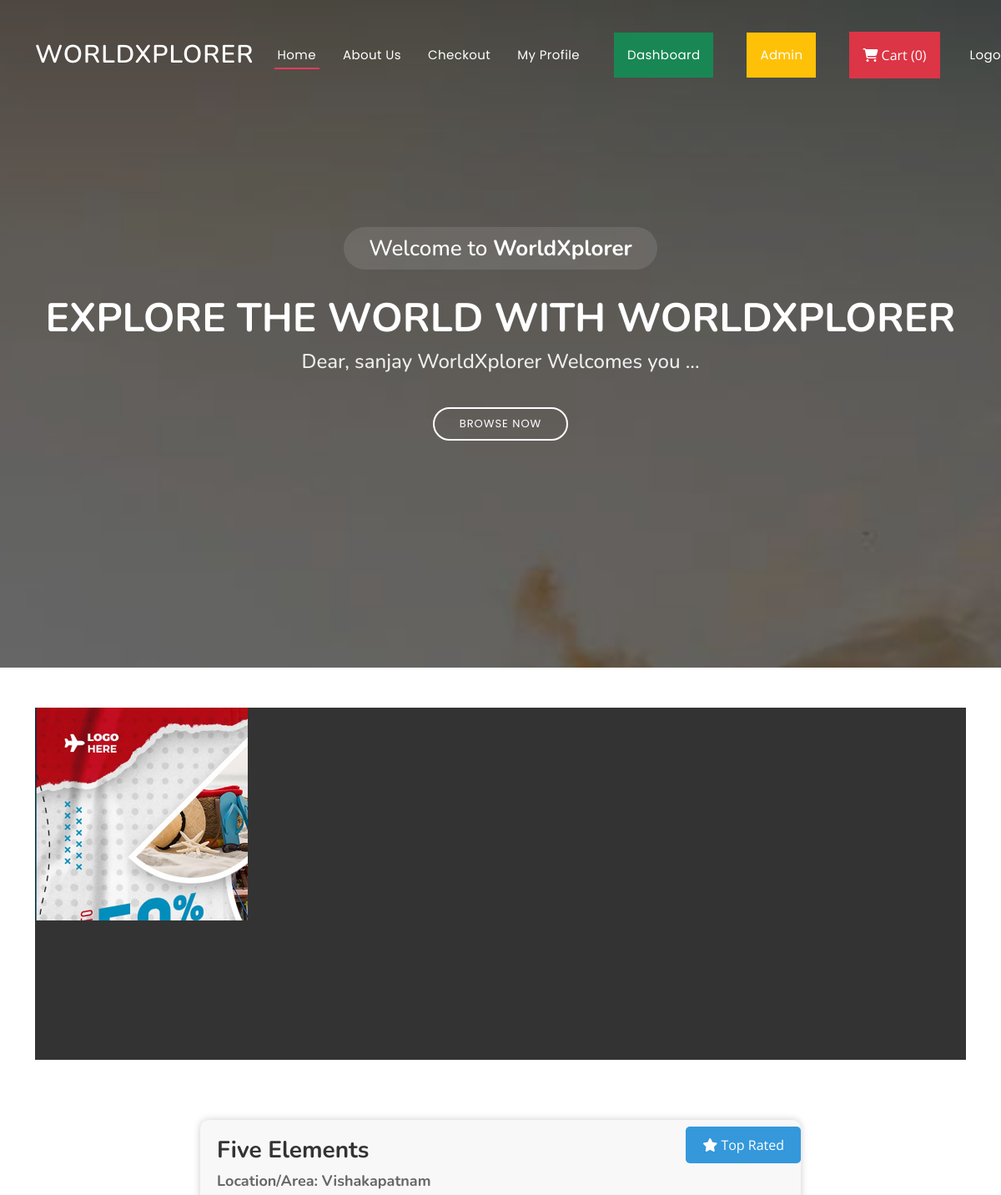
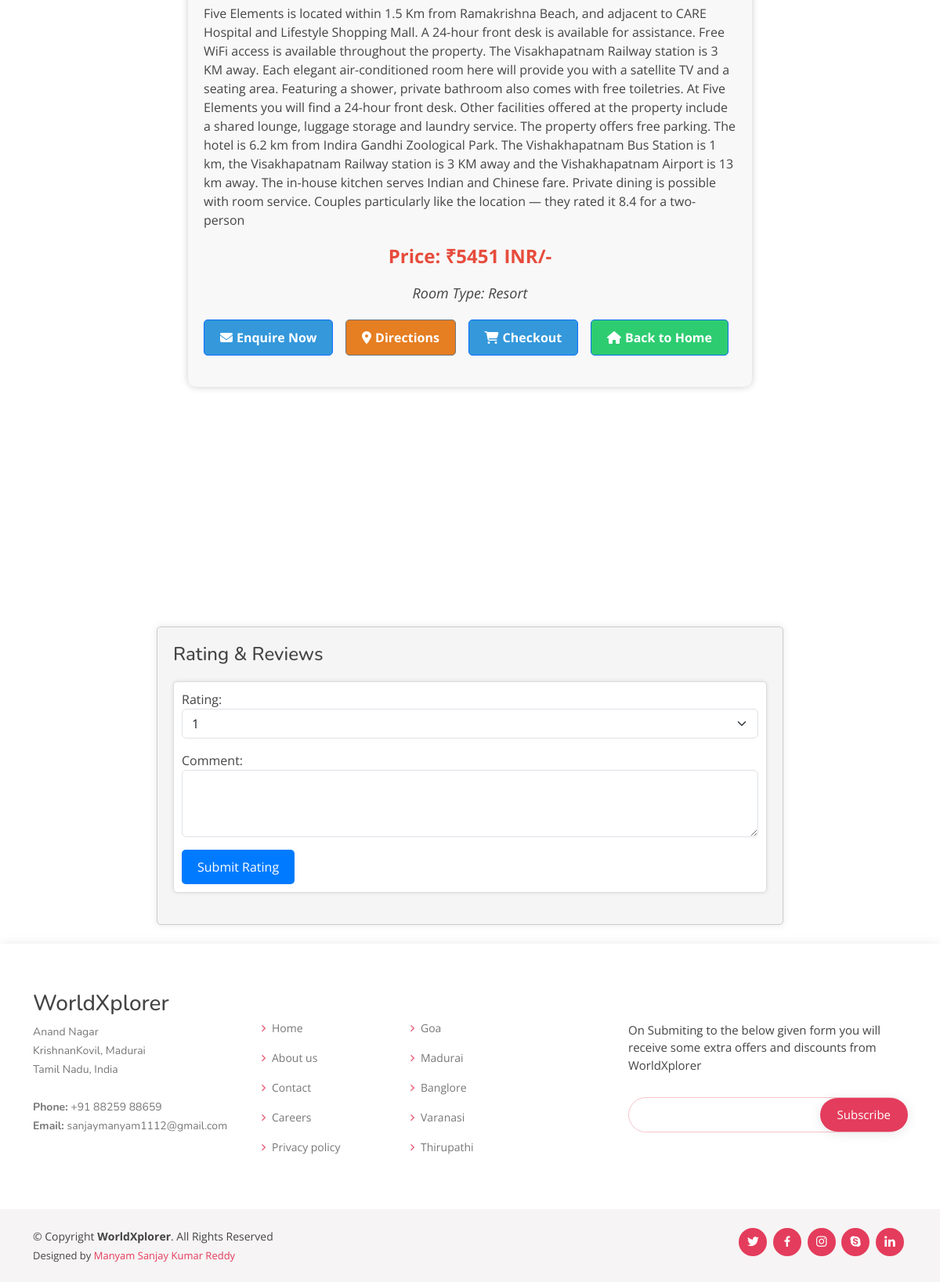
The page /room/28/ (signed in) on the database its author committed (2 pictures, top to bottom).
### ecommerceapp/models.py (models this page shows, shortened)
class RoomType(models.Model):
    room_id = models.AutoField
    room_name = models.CharField(max_length=100)
    category = models.CharField(max_length=100, default="")
    subcategory = models.CharField(max_length=50, default="")
    price = models.IntegerField(default=0)
    desc = models.CharField(max_length=1000)
    image = models.ImageField(upload_to='images/images', default="")
    image1 = models.ImageField(upload_to='images/additional-images', default="")
    image2 = models.ImageField(upload_to='images/additional-images', default="")
    image3 = models.ImageField(upload_to='images/additional-images', default="")
    image4 = models.ImageField(upload_to='images/additional-images', default="")
    image5 = models.ImageField(upload_to='images/additional-images', default="")
    image6 = models.ImageField(upload_to='images/additional-images', default="")

### ecommerceapp/views.py (the view)
# urls.py: path('room/<int:room_id>/', views.room_detail, name='room_detail'),
@login_required
def room_detail(request, room_id):
    room = get_object_or_404(RoomType, id=room_id)
    user_rating = Rating.objects.filter(room=room, user=request.user).first()
    if request.method == 'POST':
        form = RatingForm(request.POST)
        if form.is_valid():
            rating = form.cleaned_data['rating']
            comment = form.cleaned_data['comment']
            if user_rating:
                user_rating.rating = rating
                user_rating.comment = comment
            else:
                user_rating = Rating.objects.create(
                    room=room,
                    user=request.user,
                    rating=rating,
                    comment=comment,
                )
            user_rating.save()
            return redirect('/')
    else:
        form = RatingForm()
    ratings = Rating.objects.filter(room=room).exclude(user=request.user)
    average_rating = Rating.objects.filter(room=room).aggregate(Avg('rating'))['rating__avg'] or 0
    if request.method == 'POST' and 'delete_rating' in request.POST:
        if user_rating:
            user_rating.delete()
            return redirect('room_detail', room_id=room_id)
    return render(request, 'room_detail.html', {'room': room, 'ratings': ratings, 'user_rating': user_rating, 'form': form, 'average_rating': average_rating})

### ecommerceapp/forms.py
class RatingForm(forms.Form):
    RATING_CHOICES = [(i, str(i)) for i in range(1, 6)]  # Dropdown choices from 1 to 5
    rating = forms.ChoiceField(choices=RATING_CHOICES, label='Rating', widget=forms.Select(attrs={'class': 'form-select'}))
    comment = forms.CharField(widget=forms.Textarea(attrs={'class': 'form-control', 'rows': 3}), required=False)

### templates/room_detail.html (shortened to what this page needs)
{% extends 'base.html' %}
{% block content %}
<section id="hero">
  <div class="hero-container">
    <h3>Welcome to <strong>WorldXplorer</strong></h3>
    <h1>Explore the world with WorldXplorer</h1>
    <h2>Dear, {{ user.username }} WorldXplorer Welcomes you ...</h2>
    <a href="" class="btn-get-started scrollto">Browse Now</a>
  </div>
</section>
{% endblock content %}
{% load static %}
{% block body %}
<div class="container mt-5">
    <div class="row">
        <div class="col-md-12">
            <div class="banner-image">
                <img src="{% static 'assets/img/banner.jpg' %}" alt="Room Image" class="img-fluid">
            </div>
        </div>
    </div>
     <br>
     <div class="container mt-5  ">
        <div class="row">
            <div class="col-md-8 offset-md-2">
                <div class="hotel-details">
                    <button id="openModalBtn" class="btn btn-primary position-absolute top-0 end-0 mr-2 mt-2 ">
                        <i class="fas fa-star"></i> Top Rated
                    </button>
                    <h2 class="hotel-name">{{ room.room_name }}</h2>
                    <h4 class="location">Location/Area: {{ room.category }}</h4>
                    <p class="description">{{ room.desc }}</p>
                    <div class="text-center">
                        <p class="price">Price: ₹{{ room.price }} INR/-</p>
                        <p class="room-type">Room Type: <span class="italic">{{ room.subcategory }}</span></p>
                    </div>
                    <div class="actions">
                        <div class="action-btns">
                            <a href="#" class="btn btn-primary enquire-btn">
                                <i class="fas fa-envelope"></i> Enquire Now
                            </a>
                            <a href="{{ room.directions_link }}" class="btn btn-secondary directions-btn">
                                <i class="fas fa-map-marker-alt"></i> Directions
                            </a>
                            <a href="/checkout" class="btn btn-primary checkout-btn">
                                <i class="fas fa-shopping-cart"></i> Checkout
                            </a>
                            <a href="/" class="btn btn-primary home-btn">
                                <i class="fas fa-home"></i> Back to Home
                            </a>
                        </div>
                    </div>
                </div>
            </div>
        </div>
    </div>
</div>
<div class="container mt-5">
    <div class="row">
        <div class="col-md-2">
            <div class="room-image">
                <img src="/media/{{ room.image1 }}" alt="Room Image 1" class="img-fluid">
            </div>
        </div>
        <div class="col-md-2">
            <div class="room-image">
                <img src="/media/{{ room.image2 }}" alt="Room Image 2" class="img-fluid">
            </div>
        </div>
        <div class="col-md-2">
            <div class="room-image">
                <img src="/media/{{ room.image3 }}" alt="Room Image 3" class="img-fluid">
            </div>
        </div>
        <div class="col-md-2">
            <div class="room-image">
                <img src="/media/{{ room.image4 }}" alt="Room Image 4" class="img-fluid">
            </div>
        </div>
        <div class="col-md-2">
            <div class="room-image">
                <img src="/media/{{ room.image5 }}" alt="Room Image 5" class="img-fluid">
            </div>
        </div>
        <div class="col-md-2">
            <div class="room-image">
                <img src="/media/{{ room.image6 }}" alt="Room Image 6" class="img-fluid">
            </div>
        </div>
    </div>
    <div class="container mt-5" style="max-width: 800px; margin: 0 auto; padding: 20px; background-color: #f5f5f5; border: 1px solid #ccc; box-shadow: 0px 0px 10px rgba(0, 0, 0, 0.1); border-radius: 5px;">
        <h3 style="font-size: 24px; margin-bottom: 20px;">Rating & Reviews</h3>
        {% if user.is_authenticated %}
        <div class="user-rating" style="margin-bottom: 20px; padding: 10px; background-color: #fff; border: 1px solid #ddd; border-radius: 5px; box-shadow: 0px 0px 5px rgba(0, 0, 0, 0.1);">
            {% if user_rating %}
            <span class="username" style="font-weight: bold; font-size: 16px; color: #333;">{{ user.username }} (<span style="font-weight: bold; font-size: 16px; color: black;">{{ user_rating.rating }}</span>)</span>
            <p class="rating-date" style="font-size: 12px; color: #777;">{{ user_rating.created_at }}</p>
            <p class="user-comment" style="margin-top: 10px; font-size: 14px; color: #333;">{{ user_rating.comment }}</p>
            {% else %}
            <form method="post">
                {{ form.as_p }}
                <button type="submit" class="btn btn-primary" style="background-color: #007bff; color: #fff; border: none; padding: 10px 20px; font-size: 16px; border-radius: 5px; cursor: pointer;">Submit Rating</button>
            </form>
            {% endif %}
        </div>
        {% else %}
        <p style="font-size: 14px; color: #ff0000; margin-top: 10px;">You must be logged in to rate this room.</p>
        {% endif %}
    </div>
    <br>
</div>
{% endblock body %}

### static/assets/css/style.css (style rules this page uses)
body { font-family: "Open Sans", sans-serif; color: #444444; }
a { color: #e43c5c; text-decoration: none; }
h1, h2, h3, h4, h5, h6 { font-family: "Nunito", sans-serif; }
#hero { width: 100%; height: 100vh; background: url("../img/cta-bg.jpg") top center; background-size: cover; position: relative; }
#hero:before { content: ""; background: rgba(0, 0, 0, 0.6); position: absolute; bottom: 0; top: 0; left: 0; right: 0; }
#hero .hero-container { position: absolute; bottom: 0; top: 0; left: 0; right: 0; display: flex; justify-content: center; align-items: center; flex-direction: column; text-align: center; padding: 0 15px; }
#hero h3 { background: rgba(255, 255, 255, 0.1); color: #fff; font-size: 26px; padding: 10px 30px; margin-bottom: 30px; border-radius: 50px; }
#hero h1 { margin: 0 0 10px 0; font-size: 48px; font-weight: 700; line-height: 56px; text-transform: uppercase; color: #fff; }
#hero h2 { color: #eee; margin-bottom: 40px; font-size: 24px; }
#hero .btn-get-started { font-family: "Poppins", sans-serif; text-transform: uppercase; font-weight: 400; font-size: 13px; letter-spacing: 1px; display: inline-block; padding: 8px 30px 9px 30px; border-radius: 50px; transition: 0.5s; border: 2px solid #fff; color: #fff; }
@media (min-width: 1024px) { #hero { background-attachment: fixed; } }
section { padding: 60px 0; overflow: hidden; }

### templates/room_detail.html (style rules this page uses)
.room-image { position: relative; overflow: hidden; margin-bottom: 20px; }
.room-image img { width: 100%; height: 190px; }
.banner-image { position: relative; overflow: hidden; background-color: #333; height: 100%; width: 100%; }
.banner-image img { width: 100%; height: auto; display: block; margin: 0 auto; }
.hotel-details { padding: 20px; background-color: #f8f8f8; border-radius: 10px; box-shadow: 0 0 10px rgba(0, 0, 0, 0.2); position: relative; overflow: hidden; }
.hotel-name { font-size: 28px; color: #333; margin-bottom: 10px; font-weight: bold; }
.location { font-size: 18px; color: #666; margin-top: 0; font-weight: bold; }
.description { font-size: 16px; line-height: 1.5; color: #444; margin-top: 10px; }
.price { font-size: 24px; color: #e74c3c; margin-top: 10px; font-weight: bold; }
.room-type { font-size: 18px; font-style: italic; margin-top: 10px; }
.actions { margin-top: 20px; text-align: center; }
.action-btns { display: flex; flex-direction: row; align-items: center; justify-content: space-between; margin-bottom: 20px; }
.action-btns a { display: flex; align-items: center; text-decoration: none; padding: 10px 20px; border-radius: 5px; font-weight: bold; margin-right: 10px; transition: background-color 0.3s ease-in-out; }
.action-btns a i { margin-right: 5px; }
.checkout-btn { background-color: #3498db; color: #fff; }
.home-btn { background-color: #2ecc71; color: #fff; }
.enquire-btn, .directions-btn, .checkout-btn, .home-btn { padding: 10px 20px; border-radius: 5px; font-weight: bold; text-decoration: none; margin-right: 10px; transition: background-color 0.3s ease-in-out; }
.enquire-btn { background-color: #3498db; color: #fff; }
.directions-btn { background-color: #e67e22; color: #fff; }
#openModalBtn { background-color: #3498db; color: #fff; border: none; padding: 10px 20px; font-size: 16px; border-radius: 5px; cursor: pointer; transition: background-color 0.3s ease-in-out; margin-bottom: 20px; }

### rows shown on the page
RoomType: room_name "Five Elements", category "Vishakapatnam", desc "Five Elements is located within 1.5 Km from Ramakrishna Beach, and adjacent to CARE Hospital and Lifestyle Shopping Mall. A 24-hour front desk is available for assistance. Free WiFi access is available throughout the property. The Visakhapatnam Railway station is 3 KM away. Each elegant air-conditioned room here will provide you with a satellite TV and a seating area. Featuring a shower, private bathroom also comes with free toiletries. At Five Elements you will find a 24-hour front desk. Other facilities offered at the property include a shared lounge, luggage storage and laundry service. The property offers free parking. The hotel is 6.2 km from Indira Gandhi Zoological Park. The…", price "5451", subcategory "Resort", image1 (picture), image2 (picture), image3 (picture), image4 (picture), image5 (picture), image6 (picture)

### other values the page prints
{{ user.username }} "sanjay"
